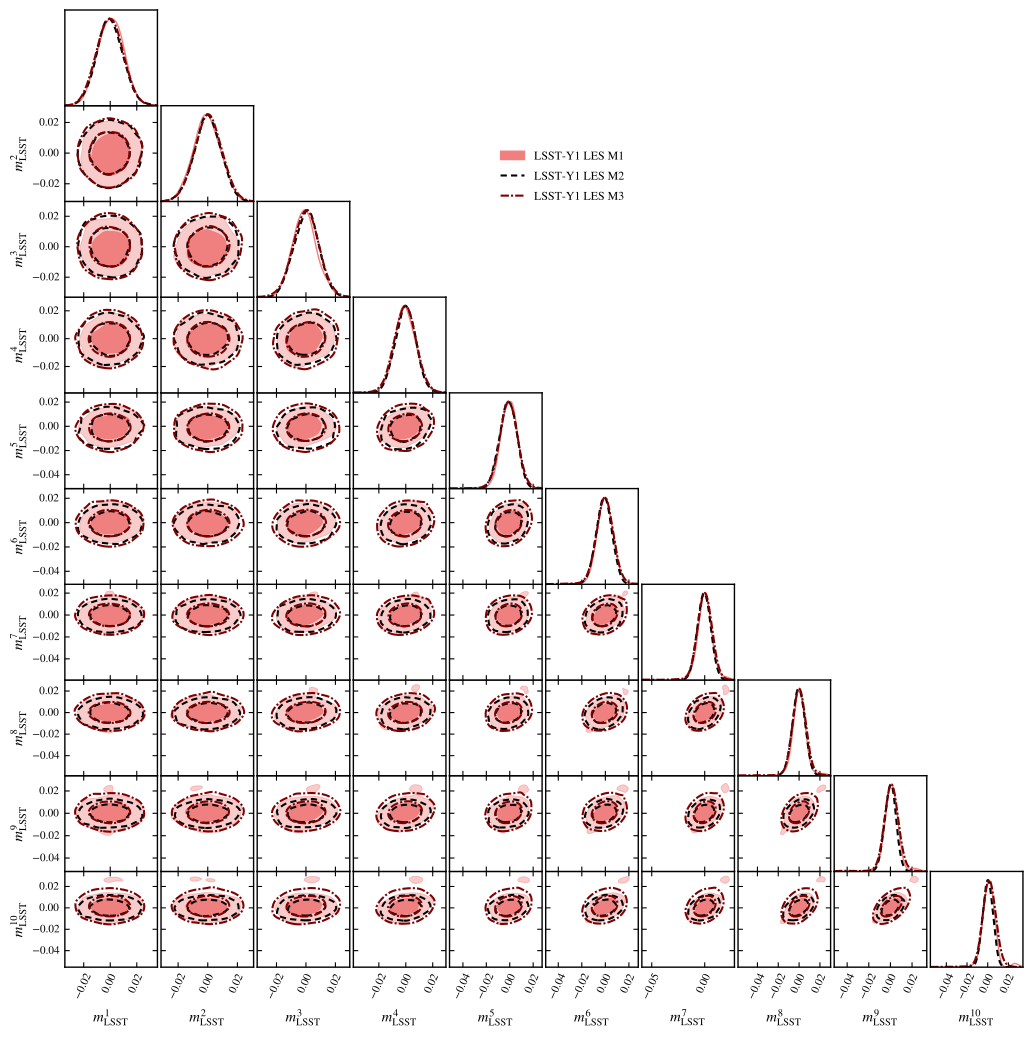

The Python source for this figure:
import getdist.plots as gplot
from getdist import MCSamples
from getdist import loadMCSamples
import os
import matplotlib
import subprocess
import matplotlib.pyplot as plt
import numpy as np

# GENERAL PLOT OPTIONS
matplotlib.rcParams['mathtext.fontset'] = 'stix'
matplotlib.rcParams['font.family'] = 'STIXGeneral'
matplotlib.rcParams['mathtext.rm'] = 'Bitstream Vera Sans'
matplotlib.rcParams['mathtext.it'] = 'Bitstream Vera Sans:italic'
matplotlib.rcParams['mathtext.bf'] = 'Bitstream Vera Sans:bold'
matplotlib.rcParams['xtick.bottom'] = True
matplotlib.rcParams['xtick.top'] = False
matplotlib.rcParams['ytick.right'] = False
matplotlib.rcParams['axes.edgecolor'] = 'black'
matplotlib.rcParams['axes.linewidth'] = '1.0'
matplotlib.rcParams['axes.labelsize'] = 'medium'
matplotlib.rcParams['axes.grid'] = True
matplotlib.rcParams['grid.linewidth'] = '0.0'
matplotlib.rcParams['grid.alpha'] = '0.18'
matplotlib.rcParams['grid.color'] = 'lightgray'
matplotlib.rcParams['legend.labelspacing'] = 0.77
matplotlib.rcParams['savefig.bbox'] = 'tight'
matplotlib.rcParams['savefig.format'] = 'pdf'

parameter = [u'LSST_M1',u'LSST_M2', u'LSST_M3', u'LSST_M4', u'LSST_M5', 
u'LSST_M6', u'LSST_M7', u'LSST_M8', u'LSST_M9',u'LSST_M10']
chaindir=r'.'

analysissettings={'smooth_scale_1D':0.35,'smooth_scale_2D':0.35,'ignore_rows': u'0.5',
'range_confidence' : u'0.005'}

analysissettings2={'smooth_scale_1D':0.35,'smooth_scale_2D':0.35,'ignore_rows': u'0.0',
'range_confidence' : u'0.005'}

root_chains = (
  '../chains/EXAMPLE_MCMC13',
  '../chains/EXAMPLE_MCMC14',
  '../chains/EXAMPLE_MCMC15',
)


# --------------------------------------------------------------------------------
samples=loadMCSamples('./' + root_chains[0],settings=analysissettings)
p = samples.getParams()
samples.addDerived(p.omegam*p.H0/100.,name='gamma',label='{\\Omega_m h}')
samples.addDerived(p.s8omegamp5/0.5477225575,name='SS8',label='{S_8}')
samples.saveAsText('.VM_P5_TMP1')
# --------------------------------------------------------------------------------
samples=loadMCSamples('./' + root_chains[1],settings=analysissettings)
p = samples.getParams()
samples.addDerived(p.omegam*p.H0/100.,name='gamma',label='{\\Omega_m h}')
samples.addDerived(p.s8omegamp5/0.5477225575,name='SS8',label='{S_8}')
samples.saveAsText('.VM_P5_TMP2')
# --------------------------------------------------------------------------------
samples=loadMCSamples('./' + root_chains[2],settings=analysissettings2)
p = samples.getParams()
samples.addDerived(p.omegam*p.H0/100.,name='gamma',label='{\\Omega_m h}')
samples.addDerived(p.s8omegamp5/0.5477225575,name='SS8',label='{S_8}')
samples.saveAsText('.VM_P5_TMP3')
# --------------------------------------------------------------------------------

#GET DIST PLOT SETUP
g=gplot.getSubplotPlotter(chain_dir=chaindir,analysis_settings=analysissettings2,width_inch=10.5)
g.settings.axis_tick_x_rotation=65
g.settings.lw_contour = 1.2
g.settings.legend_rect_border = False
g.settings.figure_legend_frame = False
g.settings.axes_fontsize = 13.0
g.settings.legend_fontsize = 13.5
g.settings.alpha_filled_add = 0.85
g.settings.lab_fontsize=15.5
g.legend_labels=False

param_3d = None
g.triangle_plot(['.VM_P5_TMP1','.VM_P5_TMP2','.VM_P5_TMP3'],
parameter,
plot_3d_with_param=param_3d,line_args=[
{'lw': 1.2,'ls': 'solid', 'color':'lightcoral'},
{'lw': 1.2,'ls': '--', 'color':'black'},
{'lw': 1.6,'ls': '-.', 'color': 'maroon'},
{'lw': 1.6,'ls': 'solid', 'color': 'indigo'},
],
contour_colors=['lightcoral','black','maroon','indigo'],
contour_ls=['solid','--','-.'], 
contour_lws=[1.0,1.5,1.5,1.0],
filled=[True,False,False,True],
shaded=False,
legend_labels=[
'LSST-Y1 LES M1',
'LSST-Y1 LES M2',
'LSST-Y1 LES M3',
],
legend_loc=(0.48, 0.80))

g.export()
